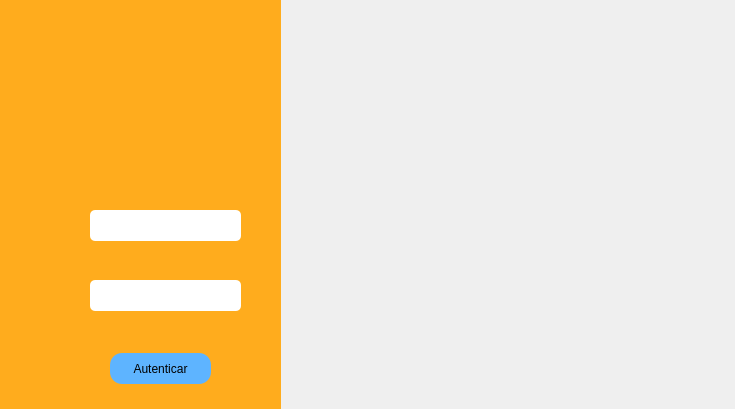
<?xml version="1.0" encoding="UTF-8"?>
<ui version="4.0">
 <class>Autenticar</class>
 <widget class="QDialog" name="Autenticar">
  <property name="geometry">
   <rect>
    <x>0</x>
    <y>0</y>
    <width>735</width>
    <height>409</height>
   </rect>
  </property>
  <property name="minimumSize">
   <size>
    <width>735</width>
    <height>409</height>
   </size>
  </property>
  <property name="maximumSize">
   <size>
    <width>735</width>
    <height>409</height>
   </size>
  </property>
  <property name="windowTitle">
   <string>Dialog</string>
  </property>
  <widget class="QFrame" name="frameLogin">
   <property name="enabled">
    <bool>true</bool>
   </property>
   <property name="geometry">
    <rect>
     <x>0</x>
     <y>0</y>
     <width>281</width>
     <height>431</height>
    </rect>
   </property>
   <property name="minimumSize">
    <size>
     <width>241</width>
     <height>141</height>
    </size>
   </property>
   <property name="maximumSize">
    <size>
     <width>1000</width>
     <height>10000</height>
    </size>
   </property>
   <property name="palette">
    <palette>
     <active>
      <colorrole role="Button">
       <brush brushstyle="SolidPattern">
        <color alpha="255">
         <red>255</red>
         <green>172</green>
         <blue>29</blue>
        </color>
       </brush>
      </colorrole>
      <colorrole role="Base">
       <brush brushstyle="SolidPattern">
        <color alpha="255">
         <red>255</red>
         <green>172</green>
         <blue>29</blue>
        </color>
       </brush>
      </colorrole>
      <colorrole role="Window">
       <brush brushstyle="SolidPattern">
        <color alpha="255">
         <red>255</red>
         <green>172</green>
         <blue>29</blue>
        </color>
       </brush>
      </colorrole>
     </active>
     <inactive>
      <colorrole role="Button">
       <brush brushstyle="SolidPattern">
        <color alpha="255">
         <red>255</red>
         <green>172</green>
         <blue>29</blue>
        </color>
       </brush>
      </colorrole>
      <colorrole role="Base">
       <brush brushstyle="SolidPattern">
        <color alpha="255">
         <red>255</red>
         <green>172</green>
         <blue>29</blue>
        </color>
       </brush>
      </colorrole>
      <colorrole role="Window">
       <brush brushstyle="SolidPattern">
        <color alpha="255">
         <red>255</red>
         <green>172</green>
         <blue>29</blue>
        </color>
       </brush>
      </colorrole>
     </inactive>
     <disabled>
      <colorrole role="Button">
       <brush brushstyle="SolidPattern">
        <color alpha="255">
         <red>255</red>
         <green>172</green>
         <blue>29</blue>
        </color>
       </brush>
      </colorrole>
      <colorrole role="Base">
       <brush brushstyle="SolidPattern">
        <color alpha="255">
         <red>255</red>
         <green>172</green>
         <blue>29</blue>
        </color>
       </brush>
      </colorrole>
      <colorrole role="Window">
       <brush brushstyle="SolidPattern">
        <color alpha="255">
         <red>255</red>
         <green>172</green>
         <blue>29</blue>
        </color>
       </brush>
      </colorrole>
     </disabled>
    </palette>
   </property>
   <property name="mouseTracking">
    <bool>false</bool>
   </property>
   <property name="layoutDirection">
    <enum>Qt::LeftToRight</enum>
   </property>
   <property name="autoFillBackground">
    <bool>false</bool>
   </property>
   <property name="styleSheet">
    <string notr="true">QFrame{
background-color: rgb(255, 172, 29);
}

QLineEdit:hover{
border:2px solid rgb(79, 173, 255);
}
QLineEdit:focus{
border-bottom:2px solid rgb(75, 75, 75);
 
}</string>
   </property>
   <property name="frameShape">
    <enum>QFrame::NoFrame</enum>
   </property>
   <property name="frameShadow">
    <enum>QFrame::Plain</enum>
   </property>
   <widget class="QLabel" name="labelUsuario">
    <property name="geometry">
     <rect>
      <x>10</x>
      <y>190</y>
      <width>71</width>
      <height>61</height>
     </rect>
    </property>
    <property name="focusPolicy">
     <enum>Qt::NoFocus</enum>
    </property>
    <property name="text">
     <string/>
    </property>
    <property name="pixmap">
     <pixmap resource="rec.qrc">:/prefijoNuevo/User_96px.png</pixmap>
    </property>
    <property name="scaledContents">
     <bool>true</bool>
    </property>
   </widget>
   <widget class="QLabel" name="label">
    <property name="geometry">
     <rect>
      <x>80</x>
      <y>40</y>
      <width>131</width>
      <height>131</height>
     </rect>
    </property>
    <property name="text">
     <string/>
    </property>
    <property name="pixmap">
     <pixmap resource="rec.qrc">:/prefijoNuevo/usuario.png</pixmap>
    </property>
    <property name="scaledContents">
     <bool>true</bool>
    </property>
   </widget>
   <widget class="QLabel" name="labelContrasenna">
    <property name="geometry">
     <rect>
      <x>10</x>
      <y>270</y>
      <width>71</width>
      <height>51</height>
     </rect>
    </property>
    <property name="text">
     <string/>
    </property>
    <property name="pixmap">
     <pixmap resource="rec.qrc">:/prefijoNuevo/contraseña.png</pixmap>
    </property>
    <property name="scaledContents">
     <bool>true</bool>
    </property>
   </widget>
   <widget class="QLineEdit" name="lineEditContrasenna">
    <property name="geometry">
     <rect>
      <x>90</x>
      <y>280</y>
      <width>151</width>
      <height>31</height>
     </rect>
    </property>
    <property name="focusPolicy">
     <enum>Qt::WheelFocus</enum>
    </property>
    <property name="styleSheet">
     <string notr="true">background-color: rgb(255, 255, 255);
border-radius:5px;</string>
    </property>
   </widget>
   <widget class="QLineEdit" name="lineEditUsuario">
    <property name="geometry">
     <rect>
      <x>90</x>
      <y>210</y>
      <width>151</width>
      <height>31</height>
     </rect>
    </property>
    <property name="focusPolicy">
     <enum>Qt::WheelFocus</enum>
    </property>
    <property name="styleSheet">
     <string notr="true">
QLineEdit{
background-color: rgb(255, 255, 255);
border-radius:5px;

}





</string>
    </property>
   </widget>
   <widget class="QPushButton" name="pushButton">
    <property name="geometry">
     <rect>
      <x>110</x>
      <y>353</y>
      <width>101</width>
      <height>31</height>
     </rect>
    </property>
    <property name="minimumSize">
     <size>
      <width>101</width>
      <height>31</height>
     </size>
    </property>
    <property name="maximumSize">
     <size>
      <width>101</width>
      <height>31</height>
     </size>
    </property>
    <property name="styleSheet">
     <string notr="true">QPushButton{
background-color: rgb(94, 180, 255);
border-radius:12px
}

QPushButton:hover{

border-bottom: 3px solid white; 


}

</string>
    </property>
    <property name="text">
     <string>Autenticar</string>
    </property>
   </widget>
  </widget>
  <widget class="QLabel" name="label_4">
   <property name="geometry">
    <rect>
     <x>280</x>
     <y>0</y>
     <width>461</width>
     <height>451</height>
    </rect>
   </property>
   <property name="text">
    <string/>
   </property>
   <property name="pixmap">
    <pixmap resource="rec.qrc">:/prefijoNuevo/31388.jpg</pixmap>
   </property>
   <property name="scaledContents">
    <bool>true</bool>
   </property>
  </widget>
 </widget>
 <tabstops>
  <tabstop>lineEditUsuario</tabstop>
  <tabstop>lineEditContrasenna</tabstop>
  <tabstop>pushButton</tabstop>
 </tabstops>
 <resources>
  <include location="rec.qrc"/>
  <include location="../../../../../../Windows/system32/rec.qrc"/>
 </resources>
 <connections/>
</ui>
